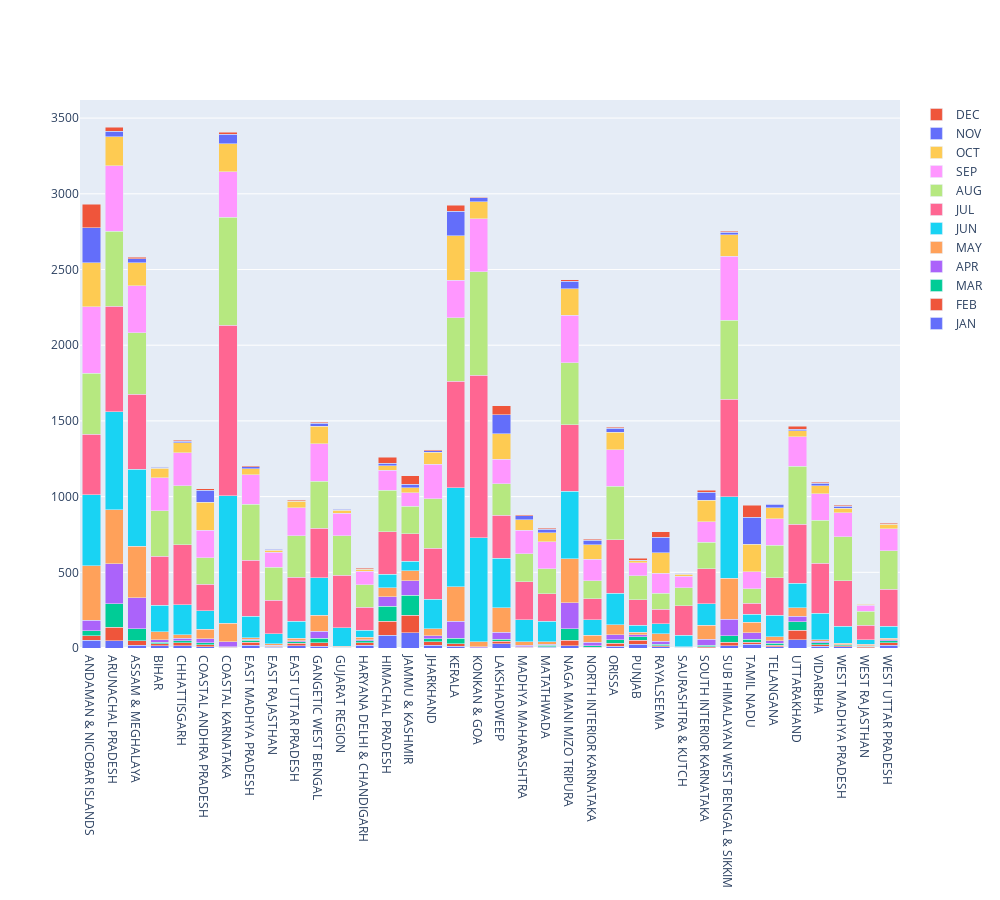

This figure's notebook cell:
### Code cell
data=data.astype({"SUBDIVISION":'category'})

#state wise average annual flow of rainfall 

data1=data[['SUBDIVISION', 'JAN', 'FEB', 'MAR', 'APR', 'MAY', 'JUN', 'JUL', 'AUG', 'SEP', 'OCT', 'NOV', 'DEC']].groupby("SUBDIVISION").mean()
data2=[]
for i in data1.columns:
    data2.append(
        go.Bar(
            x = data1.index,
            y = data1[i].values,
            name = i))
layout = go.Layout(barmode = 'stack',width=1000, height=900)
go.Figure(data = data2, layout = layout).show()

### Figure 1 — Plotly figure (JSON) as saved in the notebook; plotly's stock layout.template omitted (floating-point values rounded to 4 significant figures)
{"data": [{"name": "JAN", "type": "bar", "x": ["ANDAMAN & NICOBAR ISLANDS", "ARUNACHAL PRADESH", "ASSAM & MEGHALAYA", "BIHAR", "CHHATTISGARH", "COASTAL ANDHRA PRADESH", "COASTAL KARNATAKA", "EAST MADHYA PRADESH", "EAST RAJASTHAN", "EAST UTTAR PRADESH", "GANGETIC WEST BENGAL", "GUJARAT REGION", "HARYANA DELHI & CHANDIGARH", "HIMACHAL PRADESH", "JAMMU & KASHMIR", "JHARKHAND", "KERALA", "KONKAN & GOA", "LAKSHADWEEP", "MADHYA MAHARASHTRA", "MATATHWADA", "NAGA MANI MIZO TRIPURA", "NORTH INTERIOR KARNATAKA", "ORISSA", "PUNJAB", "RAYALSEEMA", "SAURASHTRA & KUTCH", "SOUTH INTERIOR KARNATAKA", "SUB HIMALAYAN WEST BENGAL & SIKKIM", "TAMIL NADU", "TELANGANA", "UTTARAKHAND", "VIDARBHA", "WEST MADHYA PRADESH", "WEST RAJASTHAN", "WEST UTTAR PRADESH"], "y": [52.64, 47.3, 16.97, 13.39, 14.21, 7.483, 1.938, 19.4, 6.423, 16.01, 12.6, 1.786, 16.89, 84.19, 102.0, 17.62, 12.25, 1.263, 27.49, 3.055, 5.001, 14.03, 3.013, 12.33, 25.25, 9.868, 1.139, 2.929, 14.08, 23.82, 7.703, 53.8, 10.56, 9.242, 3.328, 17.67]}, {"name": "FEB", "type": "bar", "x": ["ANDAMAN & NICOBAR ISLANDS", "ARUNACHAL PRADESH", "ASSAM & MEGHALAYA", "BIHAR", "CHHATTISGARH", "COASTAL ANDHRA PRADESH", "COASTAL KARNATAKA", "EAST MADHYA PRADESH", "EAST RAJASTHAN", "EAST UTTAR PRADESH", "GANGETIC WEST BENGAL", "GUJARAT REGION", "HARYANA DELHI & CHANDIGARH", "HIMACHAL PRADESH", "JAMMU & KASHMIR", "JHARKHAND", "KERALA", "KONKAN & GOA", "LAKSHADWEEP", "MADHYA MAHARASHTRA", "MATATHWADA", "NAGA MANI MIZO TRIPURA", "NORTH INTERIOR KARNATAKA", "ORISSA", "PUNJAB", "RAYALSEEMA", "SAURASHTRA & KUTCH", "SOUTH INTERIOR KARNATAKA", "SUB HIMALAYAN WEST BENGAL & SIKKIM", "TAMIL NADU", "TELANGANA", "UTTARAKHAND", "VIDARBHA", "WEST MADHYA PRADESH", "WEST RAJASTHAN", "WEST UTTAR PRADESH"], "y": [27.99, 91.12, 31.44, 14.39, 19.26, 12.92, 1.518, 18.69, 5.417, 15.87, 22.45, 1.191, 17.43, 90.89, 115.5, 24.19, 15.5, 0.547, 15.83, 1.468, 4.443, 36.65, 3.172, 19.72, 26.79, 5.68, 1.616, 4.163, 22.97, 13.42, 9.689, 63.45, 11.98, 6.308, 4.93, 17.89]}, {"name": "MAR", "type": "bar", "x": ["ANDAMAN & NICOBAR ISLANDS", "ARUNACHAL PRADESH", "ASSAM & MEGHALAYA", "BIHAR", "CHHATTISGARH", "COASTAL ANDHRA PRADESH", "COASTAL KARNATAKA", "EAST MADHYA PRADESH", "EAST RAJASTHAN", "EAST UTTAR PRADESH", "GANGETIC WEST BENGAL", "GUJARAT REGION", "HARYANA DELHI & CHANDIGARH", "HIMACHAL PRADESH", "JAMMU & KASHMIR", "JHARKHAND", "KERALA", "KONKAN & GOA", "LAKSHADWEEP", "MADHYA MAHARASHTRA", "MATATHWADA", "NAGA MANI MIZO TRIPURA", "NORTH INTERIOR KARNATAKA", "ORISSA", "PUNJAB", "RAYALSEEMA", "SAURASHTRA & KUTCH", "SOUTH INTERIOR KARNATAKA", "SUB HIMALAYAN WEST BENGAL & SIKKIM", "TAMIL NADU", "TELANGANA", "UTTARAKHAND", "VIDARBHA", "WEST MADHYA PRADESH", "WEST RAJASTHAN", "WEST UTTAR PRADESH"], "y": [31.82, 153.5, 79.03, 10.12, 15.27, 13.22, 6.357, 13.64, 4.517, 8.908, 29.09, 1.221, 12.94, 101.1, 131.4, 18.42, 36.81, 1.375, 14.35, 3.597, 7.105, 77.2, 7.123, 21.13, 23.65, 8.077, 1.297, 9.485, 43.14, 19.48, 12.61, 57.27, 11.87, 5.173, 3.986, 11.46]}, {"name": "APR", "type": "bar", "x": ["ANDAMAN & NICOBAR ISLANDS", "ARUNACHAL PRADESH", "ASSAM & MEGHALAYA", "BIHAR", "CHHATTISGARH", "COASTAL ANDHRA PRADESH", "COASTAL KARNATAKA", "EAST MADHYA PRADESH", "EAST RAJASTHAN", "EAST UTTAR PRADESH", "GANGETIC WEST BENGAL", "GUJARAT REGION", "HARYANA DELHI & CHANDIGARH", "HIMACHAL PRADESH", "JAMMU & KASHMIR", "JHARKHAND", "KERALA", "KONKAN & GOA", "LAKSHADWEEP", "MADHYA MAHARASHTRA", "MATATHWADA", "NAGA MANI MIZO TRIPURA", "NORTH INTERIOR KARNATAKA", "ORISSA", "PUNJAB", "RAYALSEEMA", "SAURASHTRA & KUTCH", "SOUTH INTERIOR KARNATAKA", "SUB HIMALAYAN WEST BENGAL & SIKKIM", "TAMIL NADU", "TELANGANA", "UTTARAKHAND", "VIDARBHA", "WEST MADHYA PRADESH", "WEST RAJASTHAN", "WEST UTTAR PRADESH"], "y": [72.22, 263.8, 203.1, 16.92, 16.77, 26.74, 30.92, 7.189, 3.144, 6.43, 44.89, 1.117, 7.634, 62.43, 93.7, 19.37, 110.6, 4.266, 45.16, 9.147, 7.595, 170.7, 24.3, 34.16, 12.66, 19.81, 1.183, 42.28, 110.7, 45.0, 18.19, 35.17, 9.436, 2.376, 3.571, 6.253]}, {"name": "MAY", "type": "bar", "x": ["ANDAMAN & NICOBAR ISLANDS", "ARUNACHAL PRADESH", "ASSAM & MEGHALAYA", "BIHAR", "CHHATTISGARH", "COASTAL ANDHRA PRADESH", "COASTAL KARNATAKA", "EAST MADHYA PRADESH", "EAST RAJASTHAN", "EAST UTTAR PRADESH", "GANGETIC WEST BENGAL", "GUJARAT REGION", "HARYANA DELHI & CHANDIGARH", "HIMACHAL PRADESH", "JAMMU & KASHMIR", "JHARKHAND", "KERALA", "KONKAN & GOA", "LAKSHADWEEP", "MADHYA MAHARASHTRA", "MATATHWADA", "NAGA MANI MIZO TRIPURA", "NORTH INTERIOR KARNATAKA", "ORISSA", "PUNJAB", "RAYALSEEMA", "SAURASHTRA & KUTCH", "SOUTH INTERIOR KARNATAKA", "SUB HIMALAYAN WEST BENGAL & SIKKIM", "TAMIL NADU", "TELANGANA", "UTTARAKHAND", "VIDARBHA", "WEST MADHYA PRADESH", "WEST RAJASTHAN", "WEST UTTAR PRADESH"], "y": [357.1, 358.5, 341.5, 53.08, 21.05, 62.55, 122.8, 9.273, 9.82, 17.21, 107.8, 5.81, 14.53, 58.16, 67.48, 48.32, 229.9, 33.52, 163.9, 22.94, 15.65, 290.8, 47.04, 64.89, 14.14, 50.48, 4.663, 92.1, 269.1, 69.92, 25.37, 55.34, 11.55, 7.657, 9.443, 12.31]}, {"name": "JUN", "type": "bar", "x": ["ANDAMAN & NICOBAR ISLANDS", "ARUNACHAL PRADESH", "ASSAM & MEGHALAYA", "BIHAR", "CHHATTISGARH", "COASTAL ANDHRA PRADESH", "COASTAL KARNATAKA", "EAST MADHYA PRADESH", "EAST RAJASTHAN", "EAST UTTAR PRADESH", "GANGETIC WEST BENGAL", "GUJARAT REGION", "HARYANA DELHI & CHANDIGARH", "HIMACHAL PRADESH", "JAMMU & KASHMIR", "JHARKHAND", "KERALA", "KONKAN & GOA", "LAKSHADWEEP", "MADHYA MAHARASHTRA", "MATATHWADA", "NAGA MANI MIZO TRIPURA", "NORTH INTERIOR KARNATAKA", "ORISSA", "PUNJAB", "RAYALSEEMA", "SAURASHTRA & KUTCH", "SOUTH INTERIOR KARNATAKA", "SUB HIMALAYAN WEST BENGAL & SIKKIM", "TAMIL NADU", "TELANGANA", "UTTARAKHAND", "VIDARBHA", "WEST MADHYA PRADESH", "WEST RAJASTHAN", "WEST UTTAR PRADESH"], "y": [471.6, 647.4, 510.2, 174.3, 198.3, 123.7, 841.3, 141.0, 63.4, 110.7, 247.2, 121.3, 48.63, 91.22, 64.23, 194.6, 654.3, 688.6, 327.6, 147.4, 137.0, 445.6, 101.0, 210.9, 46.47, 64.74, 74.37, 141.4, 537.9, 52.06, 142.1, 162.6, 173.6, 111.8, 28.64, 77.6]}, {"name": "JUL", "type": "bar", "x": ["ANDAMAN & NICOBAR ISLANDS", "ARUNACHAL PRADESH", "ASSAM & MEGHALAYA", "BIHAR", "CHHATTISGARH", "COASTAL ANDHRA PRADESH", "COASTAL KARNATAKA", "EAST MADHYA PRADESH", "EAST RAJASTHAN", "EAST UTTAR PRADESH", "GANGETIC WEST BENGAL", "GUJARAT REGION", "HARYANA DELHI & CHANDIGARH", "HIMACHAL PRADESH", "JAMMU & KASHMIR", "JHARKHAND", "KERALA", "KONKAN & GOA", "LAKSHADWEEP", "MADHYA MAHARASHTRA", "MATATHWADA", "NAGA MANI MIZO TRIPURA", "NORTH INTERIOR KARNATAKA", "ORISSA", "PUNJAB", "RAYALSEEMA", "SAURASHTRA & KUTCH", "SOUTH INTERIOR KARNATAKA", "SUB HIMALAYAN WEST BENGAL & SIKKIM", "TAMIL NADU", "TELANGANA", "UTTARAKHAND", "VIDARBHA", "WEST MADHYA PRADESH", "WEST RAJASTHAN", "WEST UTTAR PRADESH"], "y": [400.0, 694.5, 495.1, 324.4, 398.6, 173.8, 1127.0, 371.4, 223.3, 290.6, 326.4, 348.9, 150.0, 280.3, 179.8, 337.0, 701.0, 1073.0, 281.9, 249.0, 180.6, 438.7, 138.5, 351.2, 169.0, 96.08, 195.0, 231.4, 646.4, 71.31, 247.5, 390.7, 329.4, 303.0, 95.17, 246.5]}, {"name": "AUG", "type": "bar", "x": ["ANDAMAN & NICOBAR ISLANDS", "ARUNACHAL PRADESH", "ASSAM & MEGHALAYA", "BIHAR", "CHHATTISGARH", "COASTAL ANDHRA PRADESH", "COASTAL KARNATAKA", "EAST MADHYA PRADESH", "EAST RAJASTHAN", "EAST UTTAR PRADESH", "GANGETIC WEST BENGAL", "GUJARAT REGION", "HARYANA DELHI & CHANDIGARH", "HIMACHAL PRADESH", "JAMMU & KASHMIR", "JHARKHAND", "KERALA", "KONKAN & GOA", "LAKSHADWEEP", "MADHYA MAHARASHTRA", "MATATHWADA", "NAGA MANI MIZO TRIPURA", "NORTH INTERIOR KARNATAKA", "ORISSA", "PUNJAB", "RAYALSEEMA", "SAURASHTRA & KUTCH", "SOUTH INTERIOR KARNATAKA", "SUB HIMALAYAN WEST BENGAL & SIKKIM", "TAMIL NADU", "TELANGANA", "UTTARAKHAND", "VIDARBHA", "WEST MADHYA PRADESH", "WEST RAJASTHAN", "WEST UTTAR PRADESH"], "y": [400.0, 495.2, 404.6, 299.6, 389.9, 175.9, 713.6, 369.4, 218.3, 275.6, 311.4, 259.2, 150.8, 273.9, 181.0, 325.5, 422.0, 682.8, 208.0, 184.4, 166.5, 411.3, 119.5, 355.4, 158.2, 107.5, 118.8, 174.2, 520.8, 95.89, 215.1, 382.0, 285.9, 288.1, 94.56, 251.3]}, {"name": "SEP", "type": "bar", "x": ["ANDAMAN & NICOBAR ISLANDS", "ARUNACHAL PRADESH", "ASSAM & MEGHALAYA", "BIHAR", "CHHATTISGARH", "COASTAL ANDHRA PRADESH", "COASTAL KARNATAKA", "EAST MADHYA PRADESH", "EAST RAJASTHAN", "EAST UTTAR PRADESH", "GANGETIC WEST BENGAL", "GUJARAT REGION", "HARYANA DELHI & CHANDIGARH", "HIMACHAL PRADESH", "JAMMU & KASHMIR", "JHARKHAND", "KERALA", "KONKAN & GOA", "LAKSHADWEEP", "MADHYA MAHARASHTRA", "MATATHWADA", "NAGA MANI MIZO TRIPURA", "NORTH INTERIOR KARNATAKA", "ORISSA", "PUNJAB", "RAYALSEEMA", "SAURASHTRA & KUTCH", "SOUTH INTERIOR KARNATAKA", "SUB HIMALAYAN WEST BENGAL & SIKKIM", "TAMIL NADU", "TELANGANA", "UTTARAKHAND", "VIDARBHA", "WEST MADHYA PRADESH", "WEST RAJASTHAN", "WEST UTTAR PRADESH"], "y": [439.5, 432.1, 310.7, 217.4, 217.8, 181.7, 299.7, 194.2, 97.98, 184.6, 245.7, 148.8, 88.31, 130.2, 89.29, 227.4, 245.6, 349.8, 163.2, 157.2, 178.5, 314.4, 142.9, 241.4, 86.79, 131.7, 75.42, 137.3, 421.3, 111.6, 175.5, 196.1, 175.4, 161.2, 40.34, 146.3]}, {"name": "OCT", "type": "bar", "x": ["ANDAMAN & NICOBAR ISLANDS", "ARUNACHAL PRADESH", "ASSAM & MEGHALAYA", "BIHAR", "CHHATTISGARH", "COASTAL ANDHRA PRADESH", "COASTAL KARNATAKA", "EAST MADHYA PRADESH", "EAST RAJASTHAN", "EAST UTTAR PRADESH", "GANGETIC WEST BENGAL", "GUJARAT REGION", "HARYANA DELHI & CHANDIGARH", "HIMACHAL PRADESH", "JAMMU & KASHMIR", "JHARKHAND", "KERALA", "KONKAN & GOA", "LAKSHADWEEP", "MADHYA MAHARASHTRA", "MATATHWADA", "NAGA MANI MIZO TRIPURA", "NORTH INTERIOR KARNATAKA", "ORISSA", "PUNJAB", "RAYALSEEMA", "SAURASHTRA & KUTCH", "SOUTH INTERIOR KARNATAKA", "SUB HIMALAYAN WEST BENGAL & SIKKIM", "TAMIL NADU", "TELANGANA", "UTTARAKHAND", "VIDARBHA", "WEST MADHYA PRADESH", "WEST RAJASTHAN", "WEST UTTAR PRADESH"], "y": [290.3, 194.7, 152.1, 63.07, 63.66, 185.5, 184.6, 39.69, 14.36, 42.92, 115.7, 20.57, 12.82, 31.28, 34.17, 80.02, 294.1, 113.4, 166.7, 70.19, 58.58, 175.0, 95.69, 113.6, 13.84, 135.3, 14.51, 139.1, 143.6, 183.2, 74.23, 39.07, 52.15, 28.09, 5.128, 28.78]}, {"name": "NOV", "type": "bar", "x": ["ANDAMAN & NICOBAR ISLANDS", "ARUNACHAL PRADESH", "ASSAM & MEGHALAYA", "BIHAR", "CHHATTISGARH", "COASTAL ANDHRA PRADESH", "COASTAL KARNATAKA", "EAST MADHYA PRADESH", "EAST RAJASTHAN", "EAST UTTAR PRADESH", "GANGETIC WEST BENGAL", "GUJARAT REGION", "HARYANA DELHI & CHANDIGARH", "HIMACHAL PRADESH", "JAMMU & KASHMIR", "JHARKHAND", "KERALA", "KONKAN & GOA", "LAKSHADWEEP", "MADHYA MAHARASHTRA", "MATATHWADA", "NAGA MANI MIZO TRIPURA", "NORTH INTERIOR KARNATAKA", "ORISSA", "PUNJAB", "RAYALSEEMA", "SAURASHTRA & KUTCH", "SOUTH INTERIOR KARNATAKA", "SUB HIMALAYAN WEST BENGAL & SIKKIM", "TAMIL NADU", "TELANGANA", "UTTARAKHAND", "VIDARBHA", "WEST MADHYA PRADESH", "WEST RAJASTHAN", "WEST UTTAR PRADESH"], "y": [233.7, 35.7, 26.94, 7.178, 11.77, 77.9, 63.61, 12.71, 4.874, 4.59, 21.58, 6.929, 3.264, 16.7, 24.13, 11.92, 163.6, 24.67, 124.8, 25.95, 22.44, 46.83, 29.21, 27.96, 4.14, 102.7, 6.097, 54.43, 16.09, 176.9, 20.25, 8.188, 15.57, 12.34, 1.667, 3.966]}, {"name": "DEC", "type": "bar", "x": ["ANDAMAN & NICOBAR ISLANDS", "ARUNACHAL PRADESH", "ASSAM & MEGHALAYA", "BIHAR", "CHHATTISGARH", "COASTAL ANDHRA PRADESH", "COASTAL KARNATAKA", "EAST MADHYA PRADESH", "EAST RAJASTHAN", "EAST UTTAR PRADESH", "GANGETIC WEST BENGAL", "GUJARAT REGION", "HARYANA DELHI & CHANDIGARH", "HIMACHAL PRADESH", "JAMMU & KASHMIR", "JHARKHAND", "KERALA", "KONKAN & GOA", "LAKSHADWEEP", "MADHYA MAHARASHTRA", "MATATHWADA", "NAGA MANI MIZO TRIPURA", "NORTH INTERIOR KARNATAKA", "ORISSA", "PUNJAB", "RAYALSEEMA", "SAURASHTRA & KUTCH", "SOUTH INTERIOR KARNATAKA", "SUB HIMALAYAN WEST BENGAL & SIKKIM", "TAMIL NADU", "TELANGANA", "UTTARAKHAND", "VIDARBHA", "WEST MADHYA PRADESH", "WEST RAJASTHAN", "WEST UTTAR PRADESH"], "y": [153.1, 24.5, 8.951, 3.695, 5.249, 11.42, 12.61, 8.404, 3.651, 5.777, 5.69, 1.339, 7.186, 39.89, 55.43, 4.939, 39.95, 4.517, 60.81, 5.849, 7.303, 12.4, 6.328, 5.568, 12.69, 34.26, 1.109, 11.52, 6.06, 81.14, 5.142, 22.04, 7.928, 6.297, 1.903, 7.115]}], "layout": {"barmode": "stack", "height": 900, "width": 1000}}
